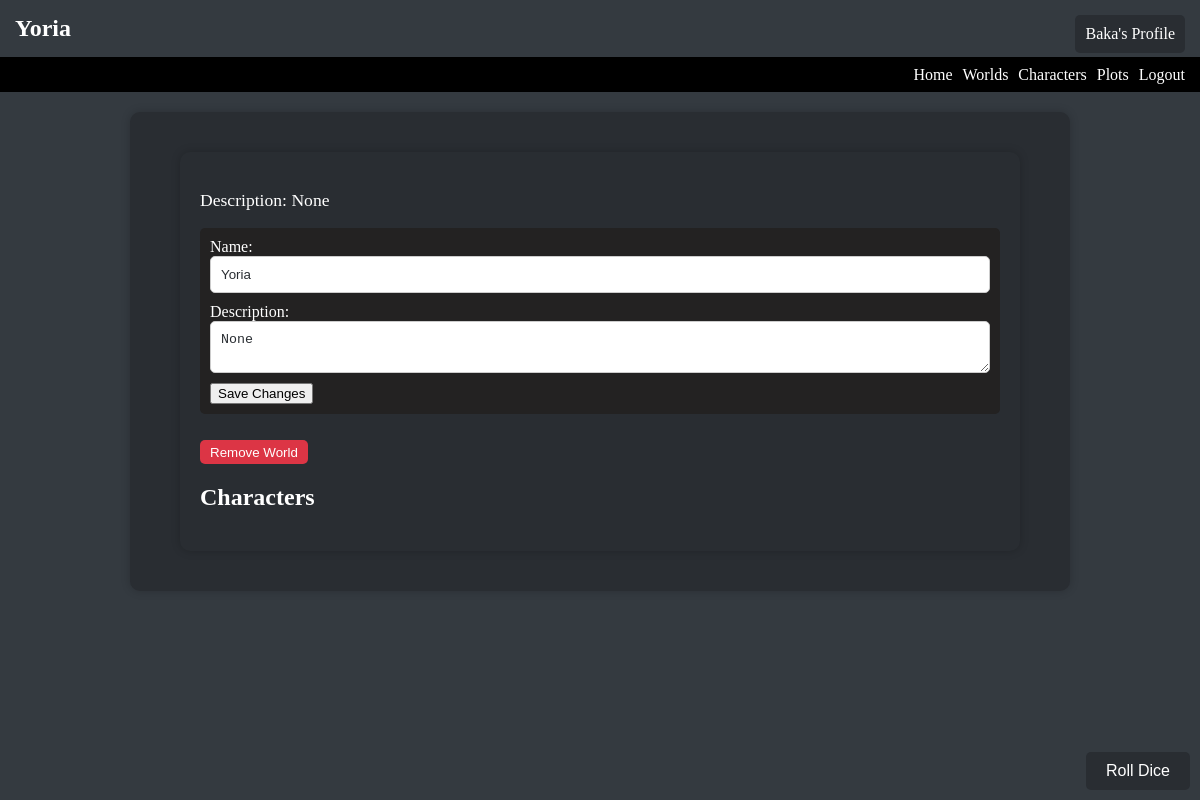
The page /world_detail/3 (signed in) on the database its author committed.
### models.py (models this page shows, shortened)
class World(db.Model):
    id = db.Column(db.Integer, primary_key=True)
    name = db.Column(db.String(100), nullable=False)
    description = db.Column(db.Text, nullable=True)
    created_at = db.Column(db.DateTime, default=datetime.utcnow)
    creator_id = db.Column(db.Integer, db.ForeignKey('user.id'), nullable=False)
    characters = db.relationship('Character', backref='world', lazy=True)
    plots = db.relationship('PlotData', backref='world', lazy=True)

class User(UserMixin, db.Model):
    id = db.Column(db.Integer, primary_key=True)
    username = db.Column(db.String(100), unique=True, nullable=False)
    password_hash = db.Column(db.String(128), nullable=False)
    created_at = db.Column(db.DateTime, default=datetime.utcnow)
    worlds = db.relationship('World', backref='creator', lazy=True)
    characters = db.relationship('Character', backref='user', lazy=True)
    plot_data = db.relationship('PlotData', backref='user', lazy=True)  # Added relationship to PlotData

### app.py (the view, shortened to what this page needs)
@app.route('/world_detail/<int:world_id>', methods=['GET', 'POST'])
@login_required
def world_detail(world_id):
    world = World.query.get(world_id)
    if world and current_user.id == world.creator_id:
        return render_template('world_detail.html', world=world, races=races)
    flash('You do not have permission to view this world.', 'error')
    return redirect(url_for('worlds'))

### app.py (called while the page is built)
@login_manager.user_loader
def load_user(user_id):
    return User.query.get(int(user_id))

### templates/world_detail.html (shortened to what this page needs)
<h1>{{ world.name }}</h1>
{% extends "base.html" %}
{% block content %}
    <div class="world-detail">
        <p class="world-description">Description: {{ world.description }}</p>
        <form class="edit-form" method="post" action="{{ url_for('edit_world', world_id=world.id) }}">
            <label for="edit_world_name">Name:</label>
            <input type="text" id="edit_world_name" name="edit_world_name" value="{{ world.name }}" required>
            <br>
            <label for="edit_world_description">Description:</label>
            <textarea id="edit_world_description" name="edit_world_description">{{ world.description }}</textarea>
            <br>
            <button type="submit" class="edit-button">Save Changes</button>
        </form>
        <form method="post" action="{{ url_for('remove_world', world_id=world.id) }}" onsubmit="return confirm('Are you sure you want to remove this world?');">
            <button type="submit" class="remove-button">Remove World</button>
        </form>
        <h2>Characters</h2>
    </div>
{% endblock %}

### templates/base.html (shortened to what this page needs)
<!DOCTYPE html>
<html lang="en">
<head>
    <link rel="stylesheet" href="{{ url_for('static', filename='css/style.css') }}">
</head>
<body>
    <div class="desktop navbar">
        <div class="navbar-links" id="navbarLinks">
            <a href="{{ url_for('index') }}">Home</a>
            <a href="{{ url_for('worlds') }}">Worlds</a>
            <a href="{{ url_for('character_list') }}">Characters</a>
            <a href="{{ url_for('plots') }}">Plots</a>
            {% if current_user.is_authenticated %}
                <a href="{{ url_for('logout') }}">Logout</a>
            {% else %}
                <a href="{{ url_for('login') }}">Login</a>
                <a href="{{ url_for('register') }}">Register</a>
            {% endif %}
        </div>
    </div>
    <div class="container">
        {% block content %}{% endblock %}
    </div>
    {% if current_user.is_authenticated %}
        <a href="{{ url_for('profile') }}" class="profile-button">{{ current_user.username }}'s Profile</a>
    {% endif %}
    {% include 'diceRoller.html' %}
</body>
</html>

### static/css/style.css (style rules this page uses)
body { margin: 0; padding: 0; background-color: #343a40; color: #fff; }
h1 { margin: 0; padding: 15px; font-size: 4vw; }
.navbar { background-color: black; height: 35px; display: flex; align-items: center; padding: 0 10px; }
.navbar a { color: #fff; text-decoration: none; margin: 5px; transition: color 0.3s ease; }
.navbar-links { margin-left: auto; display: flex; overflow: hidden; }
@media screen and (min-width: 768px) { h1 { font-size: 2vw; } }
.container { max-width: 900px; margin: 20px auto; padding: 20px; background-color: #292d32; border-radius: 10px; box-shadow: 0 0 10px rgba(0, 0, 0, 0.2); }
.profile-button { position: absolute; top: 15px; right: 15px; padding: 10px; background-color: #292d32; color: #fff; border: none; border-radius: 5px; cursor: pointer; text-decoration: none; }
.world-detail { max-width: 800px; margin: 20px auto; padding: 20px; background-color: #292d32; color: #fff; border-radius: 10px; box-shadow: 0 0 10px rgba(0, 0, 0, 0.2); }
.world-description { font-size: 1.1em; }
.edit-form, .random-name-button, .add-character-form button, .add-world-form button, .remove-button { background-color: #232222; color: #fff; border: none; padding: 10px; border-radius: 5px; cursor: pointer; margin-top: 10px; }
.remove-button { background-color: #dc3545; color: #fff; padding-bottom: 4px; padding-top: 5px; }
.edit-form input, .edit-form textarea, .add-character-form input, .add-character-form textarea, .add-world-form input, .add-world-form textarea { width: 100%; padding: 10px; margin-bottom: 10px; border: 1px solid #ccc; border-radius: 5px; background-color: #fff; color: #292d32; }

### rows shown on the page
World: name "Yoria", description "None", edit_world_name "Yoria", edit_world_description "None"
User: username "Baka"
